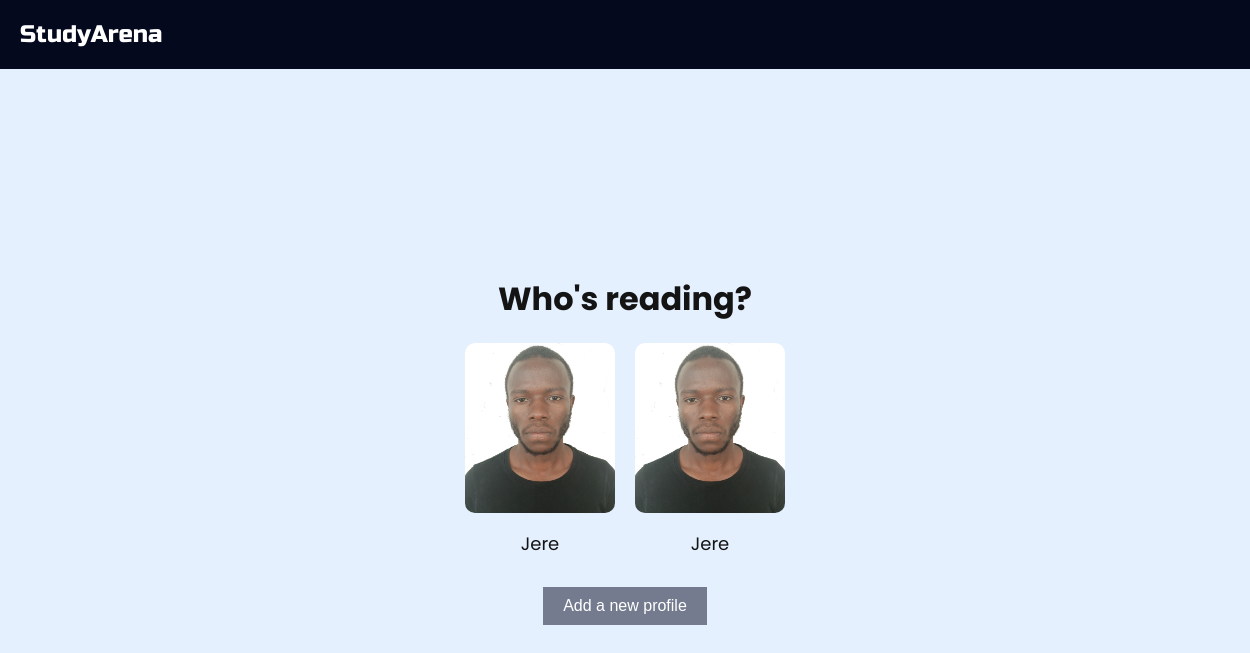
/user/userauths/profilelist/ (signed in), run on the app's committed database.
### userauths/models.py (models this page shows, shortened)
class Profile(models.Model):
    name = models.CharField(max_length=50)
    user = models.ForeignKey(settings.AUTH_USER_MODEL, on_delete=models.CASCADE, related_name='user_profiles')
    bio = models.TextField(max_length=500, blank=True)
    birth_date = models.DateField(null=True, blank=True, default=timezone.now)
    profile_picture = models.ImageField(upload_to='profile_pictures/', null=True, blank=True)
    school = models.CharField(max_length=50)
    grade = models.CharField(max_length=50, choices=GRADE_CHOICES)

### userauths/views.py (the view)
# urls.py: path('userauths/profilelist/', ProfileList.as_view(), name='profile_list'),
@method_decorator(login_required, name='dispatch')
class ProfileList(View):
    template_name = 'userauths:profilelist.html'
    context_object_name = 'profiles'
    def get(self, request, *args, **kwargs):
        profiles = request.user.user_profiles.all()  # Assuming 'profiles' is the related name for Profile model
        context = {
            'profiles': profiles
        }
        return render(request, 'userauths/profilelist.html', context)

### library/templates/userauths/profilelist.html (shortened to what this page needs)
{% load static %}
<!DOCTYPE html>
<html lang="en">
<head>
    <link rel="stylesheet" href="{% static 'assets/sty.css' %}">
</head>
<body>
    <nav class="flex-div">
        <div class="nav-left flex-div">
            <span class="logo">StudyArena</span>
        </div>
    </nav>
    <main class="profile-list">
        <h1>Who's reading?</h1>
        <div class="profiles">
            {% for profile in profiles %}
            <a href="{% url 'library:profile-home' profile_id=profile.id %}">
                <div class="profile">
                    {% if profile.profile_picture %}
                    <img src="{{ profile.profile_picture.url }}" alt="Profile 1">
                    {% endif %}
                    <p>{{ profile.name }}</p>
                </div>
            </a>
            {% endfor %}
        </div>
        <a href="{% url 'userauths:profile-create' %}"><button>Add a new profile</button></a>
    </main>
</body>
</html>

### static/assets/sty.css (style rules this page uses)
body, h1, p, img, a, button { margin: 0; padding: 0; box-sizing: border-box; text-decoration: none; color: inherit; border: none; outline: none; }
body { font-family: 'Poppins', sans-serif; background-color: #E5F0FF; color: #141414; display: flex; flex-direction: column; align-items: center; justify-content: center; height: 100vh; padding: 0; }
nav { width: 100%; display: flex; justify-content: space-between; align-items: center; padding: 20px; background-color:rgba(4, 9, 30); position: absolute; top: 0; left: 0; }
.flex-div { display: flex; align-items: center; }
.logo { font-family: 'Russo One', sans-serif; font-size: 24px; color: white; }
.profile-list { text-align: center; margin-top: 100px; }
.profile-list h1 { font-size: 32px; margin-bottom: 20px; }
.profiles { display: flex; flex-wrap: wrap; justify-content: center; gap: 20px; margin-top: 20px; }
.profile { width: 150px; cursor: pointer; transition: transform 0.3s; text-align: center; }
.profile img { width: 100%; max-height: 100%; border-radius: 10px; }
.profile p { margin-top: 10px; font-size: 18px; }
button { margin-top: 30px; padding: 10px 20px; background-color: rgba(4, 9, 30, .5); color: #fff; border-radius: 0; font-size: 16px; cursor: pointer; transition: background-color 0.3s; }

### data on the page
Profile: profile_picture (picture), name "Jere"
Profile: profile_picture (picture), name "Jere"
